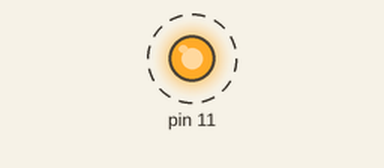
This sketch was run on a simulated Arduino Uno, built with avr-gcc and run on an emulated ATmega328P. Shown: output pins drawn as LEDs (lit = HIGH). Dashed ring = blinking.

Above: at 0.12 s.
Timing chart, 0 to 3.0 s (numbered marks = the images above):
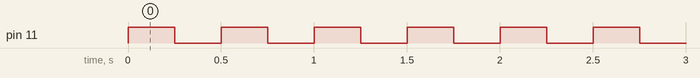

The sketch:

sketch_jun24a.ino
```cpp
// Programa : Pisca Pisca pisca
// Autor : FILIPEFLOP

void setup()
{
  //Define a porta do led como saida
  pinMode(11, OUTPUT);
}

void loop()
{
  //Acende o led
  digitalWrite(11, HIGH);

  //Aguarda intervalo de tempo em milissegundos
  delay(250);

  //Apaga o led
  digitalWrite(11, LOW);

  //Aguarda intervalo de tempo em milissegundos
  delay(250);
}
```

Measured:
- by itself, pin 11: alternates HIGH for 0.25 s and LOW for 0.25 s
